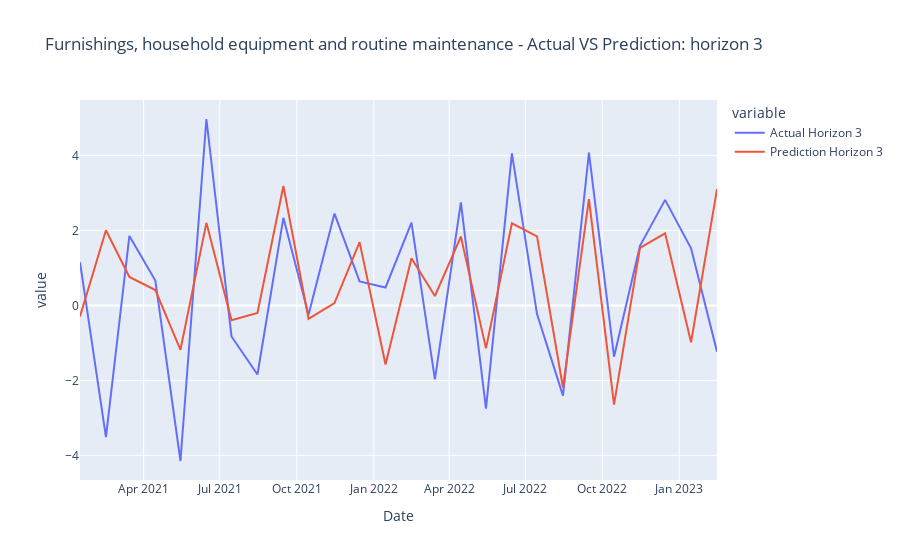
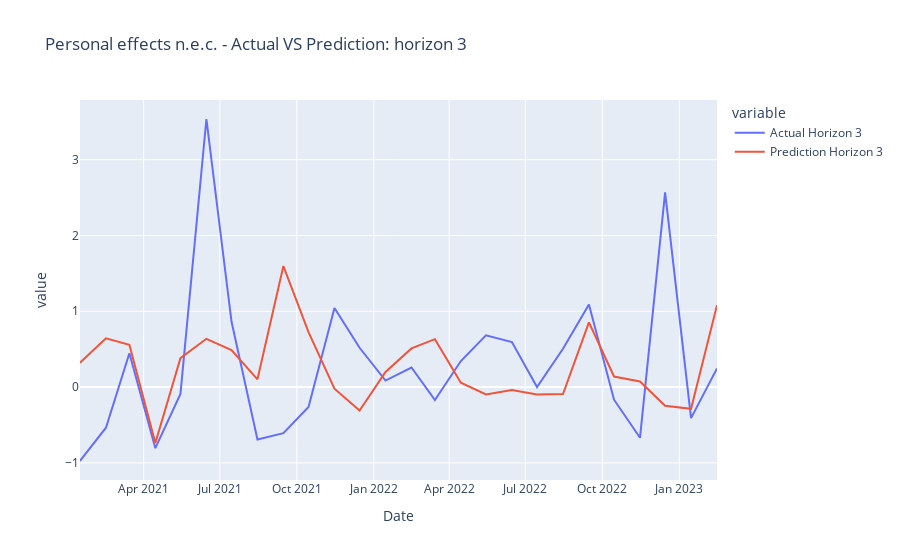
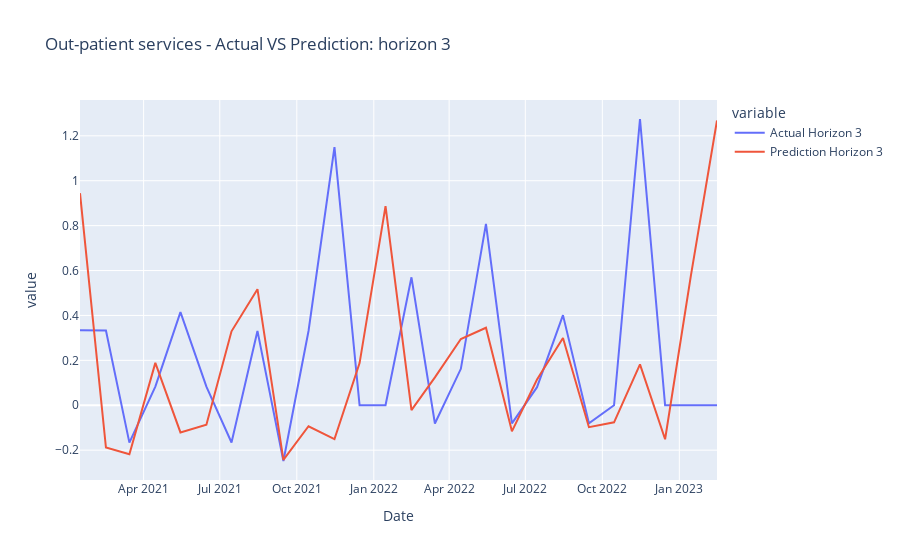
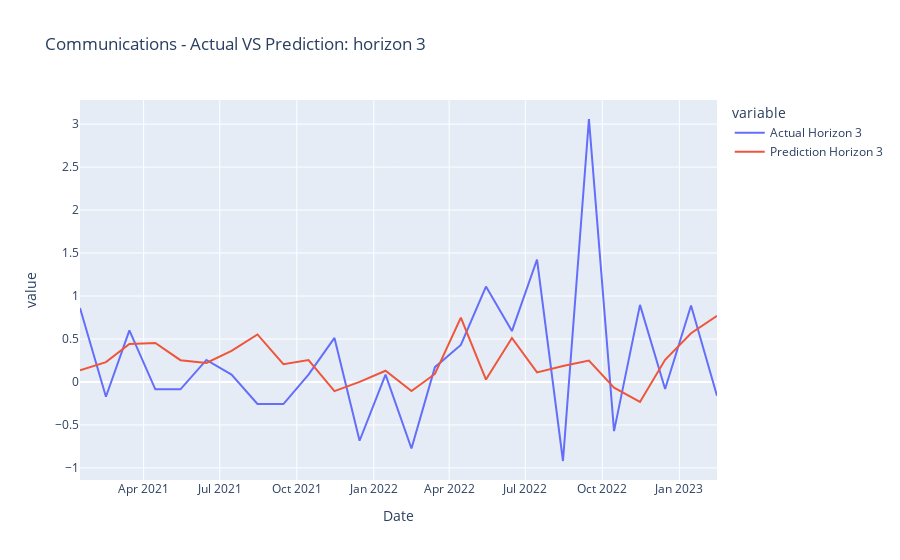

Source (notebook cell) for these figures, in order:
### Code cell
#categories = list(all_data_test_dict_hor_3.keys())
plot_results_horizon(all_data_test_dict_hor_3, categories, 3)

### Figure 1 — Plotly figure (JSON) as saved in the notebook; plotly's stock layout.template omitted (floating-point values rounded to 4 significant figures)
{"data": [{"hovertemplate": "variable=Actual Horizon 3<br>Date=%{x}<br>value=%{y}<extra></extra>", "legendgroup": "Actual Horizon 3", "line": {"color": "#636efa", "dash": "solid"}, "marker": {"symbol": "circle"}, "mode": "lines", "name": "Actual Horizon 3", "orientation": "v", "showlegend": true, "type": "scatter", "x": ["2021-01-15", "2021-02-15", "2021-03-15", "2021-04-15", "2021-05-15", "2021-06-15", "2021-07-15", "2021-08-15", "2021-09-15", "2021-10-15", "2021-11-15", "2021-12-15", "2022-01-15", "2022-02-15", "2022-03-15", "2022-04-15", "2022-05-15", "2022-06-15", "2022-07-15", "2022-08-15", "2022-09-15", "2022-10-15", "2022-11-15", "2022-12-15", "2023-01-15", "2023-02-15", null, null, null], "xaxis": "x", "y": [1.157, -3.512, 1.855, 0.6661, -4.151, 4.978, -0.8265, -1.843, 2.339, -0.248, 2.453, 0.6441, 0.4804, 2.212, -1.972, 2.751, -2.751, 4.06, -0.2298, -2.406, 4.079, -1.367, 1.593, 2.819, 1.525, -1.232, null, null, null], "yaxis": "y"}, {"hovertemplate": "variable=Prediction Horizon 3<br>Date=%{x}<br>value=%{y}<extra></extra>", "legendgroup": "Prediction Horizon 3", "line": {"color": "#EF553B", "dash": "solid"}, "marker": {"symbol": "circle"}, "mode": "lines", "name": "Prediction Horizon 3", "orientation": "v", "showlegend": true, "type": "scatter", "x": ["2021-01-15", "2021-02-15", "2021-03-15", "2021-04-15", "2021-05-15", "2021-06-15", "2021-07-15", "2021-08-15", "2021-09-15", "2021-10-15", "2021-11-15", "2021-12-15", "2022-01-15", "2022-02-15", "2022-03-15", "2022-04-15", "2022-05-15", "2022-06-15", "2022-07-15", "2022-08-15", "2022-09-15", "2022-10-15", "2022-11-15", "2022-12-15", "2023-01-15", "2023-02-15", null, null, null], "xaxis": "x", "y": [-0.2941, 2.009, 0.7614, 0.4121, -1.183, 2.205, -0.3961, -0.2009, 3.189, -0.3557, 0.0625, 1.692, -1.574, 1.262, 0.2527, 1.84, -1.145, 2.192, 1.845, -2.188, 2.838, -2.645, 1.541, 1.927, -0.9816, 3.107, 0.6805, -0.1468, null], "yaxis": "y"}], "layout": {"legend": {"title": {"text": "variable"}, "tracegroupgap": 0}, "title": {"text": "Furnishings, household equipment and routine maintenance - Actual VS Prediction: horizon 3"}, "xaxis": {"anchor": "y", "domain": [0, 1], "title": {"text": "Date"}}, "yaxis": {"anchor": "x", "domain": [0, 1], "title": {"text": "value"}}}}

### Figure 2 — Plotly figure (JSON) as saved in the notebook; plotly's stock layout.template omitted (floating-point values rounded to 4 significant figures)
{"data": [{"hovertemplate": "variable=Actual Horizon 3<br>Date=%{x}<br>value=%{y}<extra></extra>", "legendgroup": "Actual Horizon 3", "line": {"color": "#636efa", "dash": "solid"}, "marker": {"symbol": "circle"}, "mode": "lines", "name": "Actual Horizon 3", "orientation": "v", "showlegend": true, "type": "scatter", "x": ["2021-01-15", "2021-02-15", "2021-03-15", "2021-04-15", "2021-05-15", "2021-06-15", "2021-07-15", "2021-08-15", "2021-09-15", "2021-10-15", "2021-11-15", "2021-12-15", "2022-01-15", "2022-02-15", "2022-03-15", "2022-04-15", "2022-05-15", "2022-06-15", "2022-07-15", "2022-08-15", "2022-09-15", "2022-10-15", "2022-11-15", "2022-12-15", "2023-01-15", "2023-02-15", null, null, null], "xaxis": "x", "y": [-0.9756, -0.5362, 0.447, -0.8061, -0.08997, 3.537, 0.8651, -0.6914, -0.609, -0.2621, 1.044, 0.5181, 0.0861, 0.2578, -0.1718, 0.3433, 0.6832, 0.594, 0, 0.5063, 1.088, -0.1667, -0.6695, 2.57, -0.41, 0.2462, null, null, null], "yaxis": "y"}, {"hovertemplate": "variable=Prediction Horizon 3<br>Date=%{x}<br>value=%{y}<extra></extra>", "legendgroup": "Prediction Horizon 3", "line": {"color": "#EF553B", "dash": "solid"}, "marker": {"symbol": "circle"}, "mode": "lines", "name": "Prediction Horizon 3", "orientation": "v", "showlegend": true, "type": "scatter", "x": ["2021-01-15", "2021-02-15", "2021-03-15", "2021-04-15", "2021-05-15", "2021-06-15", "2021-07-15", "2021-08-15", "2021-09-15", "2021-10-15", "2021-11-15", "2021-12-15", "2022-01-15", "2022-02-15", "2022-03-15", "2022-04-15", "2022-05-15", "2022-06-15", "2022-07-15", "2022-08-15", "2022-09-15", "2022-10-15", "2022-11-15", "2022-12-15", "2023-01-15", "2023-02-15", null, null, null], "xaxis": "x", "y": [0.3208, 0.6441, 0.5585, -0.7381, 0.3806, 0.6365, 0.4882, 0.1018, 1.597, 0.7236, -0.0216, -0.3104, 0.1987, 0.5102, 0.6324, 0.05669, -0.0969, -0.03846, -0.09817, -0.09296, 0.8531, 0.1395, 0.07353, -0.2472, -0.287, 1.08, 0.4013, 0.09687, null], "yaxis": "y"}], "layout": {"legend": {"title": {"text": "variable"}, "tracegroupgap": 0}, "title": {"text": "Personal effects n.e.c. - Actual VS Prediction: horizon 3"}, "xaxis": {"anchor": "y", "domain": [0, 1], "title": {"text": "Date"}}, "yaxis": {"anchor": "x", "domain": [0, 1], "title": {"text": "value"}}}}

### Figure 3 — Plotly figure (JSON) as saved in the notebook; plotly's stock layout.template omitted (floating-point values rounded to 4 significant figures)
{"data": [{"hovertemplate": "variable=Actual Horizon 3<br>Date=%{x}<br>value=%{y}<extra></extra>", "legendgroup": "Actual Horizon 3", "line": {"color": "#636efa", "dash": "solid"}, "marker": {"symbol": "circle"}, "mode": "lines", "name": "Actual Horizon 3", "orientation": "v", "showlegend": true, "type": "scatter", "x": ["2021-01-15", "2021-02-15", "2021-03-15", "2021-04-15", "2021-05-15", "2021-06-15", "2021-07-15", "2021-08-15", "2021-09-15", "2021-10-15", "2021-11-15", "2021-12-15", "2022-01-15", "2022-02-15", "2022-03-15", "2022-04-15", "2022-05-15", "2022-06-15", "2022-07-15", "2022-08-15", "2022-09-15", "2022-10-15", "2022-11-15", "2022-12-15", "2023-01-15", "2023-02-15", null, null, null], "xaxis": "x", "y": [0.3342, 0.3331, -0.1664, 0.08323, 0.4151, 0.08282, -0.1657, 0.3311, -0.2482, 0.3309, 1.149, 0, 0, 0.5698, -0.0812, 0.1623, 0.8078, -0.08048, 0.08048, 0.4014, -0.08016, 0, 1.275, 0, 0, 0, null, null, null], "yaxis": "y"}, {"hovertemplate": "variable=Prediction Horizon 3<br>Date=%{x}<br>value=%{y}<extra></extra>", "legendgroup": "Prediction Horizon 3", "line": {"color": "#EF553B", "dash": "solid"}, "marker": {"symbol": "circle"}, "mode": "lines", "name": "Prediction Horizon 3", "orientation": "v", "showlegend": true, "type": "scatter", "x": ["2021-01-15", "2021-02-15", "2021-03-15", "2021-04-15", "2021-05-15", "2021-06-15", "2021-07-15", "2021-08-15", "2021-09-15", "2021-10-15", "2021-11-15", "2021-12-15", "2022-01-15", "2022-02-15", "2022-03-15", "2022-04-15", "2022-05-15", "2022-06-15", "2022-07-15", "2022-08-15", "2022-09-15", "2022-10-15", "2022-11-15", "2022-12-15", "2023-01-15", "2023-02-15", null, null, null], "xaxis": "x", "y": [0.9445, -0.1882, -0.218, 0.1888, -0.121, -0.08677, 0.3292, 0.517, -0.2428, -0.09348, -0.1511, 0.1878, 0.8871, -0.02149, 0.124, 0.2952, 0.3452, -0.1162, 0.1145, 0.2999, -0.0976, -0.07585, 0.182, -0.1512, 0.5821, 1.268, -0.04728, 0.0315, null], "yaxis": "y"}], "layout": {"legend": {"title": {"text": "variable"}, "tracegroupgap": 0}, "title": {"text": "Out-patient services - Actual VS Prediction: horizon 3"}, "xaxis": {"anchor": "y", "domain": [0, 1], "title": {"text": "Date"}}, "yaxis": {"anchor": "x", "domain": [0, 1], "title": {"text": "value"}}}}

### Figure 4 — Plotly figure (JSON) as saved in the notebook; plotly's stock layout.template omitted (floating-point values rounded to 4 significant figures)
{"data": [{"hovertemplate": "variable=Actual Horizon 3<br>Date=%{x}<br>value=%{y}<extra></extra>", "legendgroup": "Actual Horizon 3", "line": {"color": "#636efa", "dash": "solid"}, "marker": {"symbol": "circle"}, "mode": "lines", "name": "Actual Horizon 3", "orientation": "v", "showlegend": true, "type": "scatter", "x": ["2021-01-15", "2021-02-15", "2021-03-15", "2021-04-15", "2021-05-15", "2021-06-15", "2021-07-15", "2021-08-15", "2021-09-15", "2021-10-15", "2021-11-15", "2021-12-15", "2022-01-15", "2022-02-15", "2022-03-15", "2022-04-15", "2022-05-15", "2022-06-15", "2022-07-15", "2022-08-15", "2022-09-15", "2022-10-15", "2022-11-15", "2022-12-15", "2023-01-15", "2023-02-15", null, null, null], "xaxis": "x", "y": [0.8613, -0.1717, 0.5996, -0.08543, -0.08551, 0.2563, 0.08529, -0.2561, -0.2567, 0.08565, 0.5124, -0.6838, 0.08573, -0.7742, 0.1726, 0.4301, 1.11, 0.5925, 1.424, -0.9194, 3.059, -0.5717, 0.8969, -0.0812, 0.8896, -0.1612, null, null, null], "yaxis": "y"}, {"hovertemplate": "variable=Prediction Horizon 3<br>Date=%{x}<br>value=%{y}<extra></extra>", "legendgroup": "Prediction Horizon 3", "line": {"color": "#EF553B", "dash": "solid"}, "marker": {"symbol": "circle"}, "mode": "lines", "name": "Prediction Horizon 3", "orientation": "v", "showlegend": true, "type": "scatter", "x": ["2021-01-15", "2021-02-15", "2021-03-15", "2021-04-15", "2021-05-15", "2021-06-15", "2021-07-15", "2021-08-15", "2021-09-15", "2021-10-15", "2021-11-15", "2021-12-15", "2022-01-15", "2022-02-15", "2022-03-15", "2022-04-15", "2022-05-15", "2022-06-15", "2022-07-15", "2022-08-15", "2022-09-15", "2022-10-15", "2022-11-15", "2022-12-15", "2023-01-15", "2023-02-15", null, null, null], "xaxis": "x", "y": [0.1368, 0.2314, 0.4421, 0.454, 0.2537, 0.2223, 0.3621, 0.553, 0.2059, 0.2551, -0.1064, 0.0008946, 0.1306, -0.1046, 0.09348, 0.7483, 0.02845, 0.5118, 0.1119, 0.1854, 0.2485, -0.0666, -0.2325, 0.2579, 0.5665, 0.7691, 0.4338, 0.1785, null], "yaxis": "y"}], "layout": {"legend": {"title": {"text": "variable"}, "tracegroupgap": 0}, "title": {"text": "Communications - Actual VS Prediction: horizon 3"}, "xaxis": {"anchor": "y", "domain": [0, 1], "title": {"text": "Date"}}, "yaxis": {"anchor": "x", "domain": [0, 1], "title": {"text": "value"}}}}
